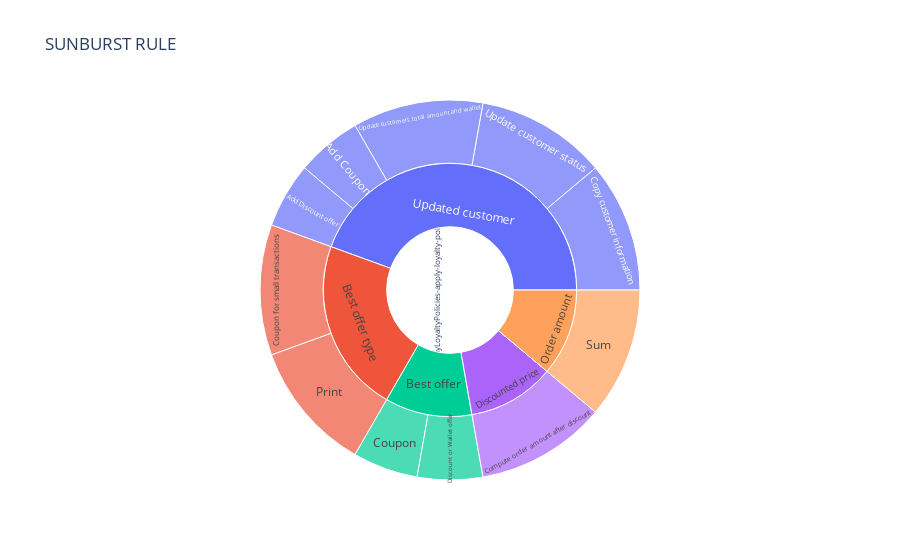

Notebook code for this chart:
### Markdown cell above
### 4.2 Representing the decision model coverage through a sunburst <a class="anchor" id="section4_2"></a>
We project all decisions into a sunburst diagram. It shows a synthetic and interactive view of all executed assets including rules, tasks and decision models.

### Code cell
data = []

number_of_columns = 0
for rule in rules:
    number_of_columns = max(number_of_columns, len(rule["from"]))

for rule in rules:
    rule_data = dict()
    keys = list(rule["from"])
    for i in range(0, number_of_columns):
        if i < len(rule["from"]):
            rule_data[f"Column{i}"] = rule["from"][keys[i]]
        else: rule_data[f"Column{i}"] = 'None'

    data.append(rule_data)

df = pd.DataFrame(data)
df = df.groupby(df.columns.tolist()).size().reset_index().rename(columns={0:'Count'})
df = df.replace(['None'],None)
fig = px.sunburst(df, 
                  path=[f"Column{i}" for i in range(0, number_of_columns)], 
                  values="Count",
                  height=1000,
                  title="SUNBURST RULE",
                  maxdepth=5
                  )
fig.show()

### Figure 1 — Plotly figure (JSON) as saved in the notebook; plotly's stock layout.template omitted (floating-point values rounded to 4 significant figures)
{"data": [{"branchvalues": "total", "domain": {"x": [0, 1], "y": [0, 1]}, "hovertemplate": "labels=%{label}<br>Count=%{value}<br>parent=%{parent}<br>id=%{id}<extra></extra>", "ids": ["ApplyLoyaltyPolicies-apply-loyalty-policies/Updated customer/Add Coupon", "ApplyLoyaltyPolicies-apply-loyalty-policies/Updated customer/Add Discount offer", "ApplyLoyaltyPolicies-apply-loyalty-policies/Discounted price/Compute order amount after discount", "ApplyLoyaltyPolicies-apply-loyalty-policies/Updated customer/Copy customer information", "ApplyLoyaltyPolicies-apply-loyalty-policies/Best offer/Coupon", "ApplyLoyaltyPolicies-apply-loyalty-policies/Best offer type/Coupon for small transactions", "ApplyLoyaltyPolicies-apply-loyalty-policies/Best offer/Discount or Wallet offer", "ApplyLoyaltyPolicies-apply-loyalty-policies/Best offer type/Print", "ApplyLoyaltyPolicies-apply-loyalty-policies/Order amount/Sum", "ApplyLoyaltyPolicies-apply-loyalty-policies/Updated customer/Update customer status", "ApplyLoyaltyPolicies-apply-loyalty-policies/Updated customer/Update customers total amount and wallet", "ApplyLoyaltyPolicies-apply-loyalty-policies/Best offer", "ApplyLoyaltyPolicies-apply-loyalty-policies/Best offer type", "ApplyLoyaltyPolicies-apply-loyalty-policies/Discounted price", "ApplyLoyaltyPolicies-apply-loyalty-policies/Order amount", "ApplyLoyaltyPolicies-apply-loyalty-policies/Updated customer", "ApplyLoyaltyPolicies-apply-loyalty-policies"], "labels": ["Add Coupon", "Add Discount offer", "Compute order amount after discount", "Copy customer information", "Coupon", "Coupon for small transactions", "Discount or Wallet offer", "Print", "Sum", "Update customer status", "Update customers total amount and wallet", "Best offer", "Best offer type", "Discounted price", "Order amount", "Updated customer", "ApplyLoyaltyPolicies-apply-loyalty-policies"], "maxdepth": 5, "name": "", "parents": ["ApplyLoyaltyPolicies-apply-loyalty-policies/Updated customer", "ApplyLoyaltyPolicies-apply-loyalty-policies/Updated customer", "ApplyLoyaltyPolicies-apply-loyalty-policies/Discounted price", "ApplyLoyaltyPolicies-apply-loyalty-policies/Updated customer", "ApplyLoyaltyPolicies-apply-loyalty-policies/Best offer", "ApplyLoyaltyPolicies-apply-loyalty-policies/Best offer type", "ApplyLoyaltyPolicies-apply-loyalty-policies/Best offer", "ApplyLoyaltyPolicies-apply-loyalty-policies/Best offer type", "ApplyLoyaltyPolicies-apply-loyalty-policies/Order amount", "ApplyLoyaltyPolicies-apply-loyalty-policies/Updated customer", "ApplyLoyaltyPolicies-apply-loyalty-policies/Updated customer", "ApplyLoyaltyPolicies-apply-loyalty-policies", "ApplyLoyaltyPolicies-apply-loyalty-policies", "ApplyLoyaltyPolicies-apply-loyalty-policies", "ApplyLoyaltyPolicies-apply-loyalty-policies", "ApplyLoyaltyPolicies-apply-loyalty-policies", ""], "type": "sunburst", "values": [5, 5, 10, 10, 5, 10, 5, 10, 10, 10, 10, 10, 20, 10, 10, 40, 90]}], "layout": {"autosize": true, "legend": {"tracegroupgap": 0}, "title": {"text": "SUNBURST RULE"}}}
